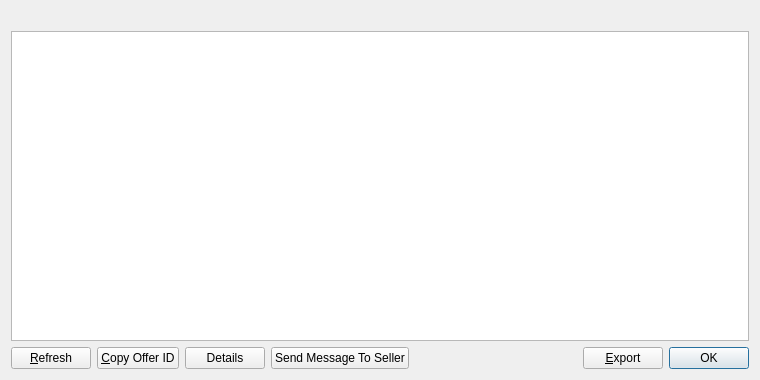
<?xml version="1.0" encoding="UTF-8"?>
<ui version="4.0">
 <class>AcceptedOfferListPage</class>
 <widget class="QWidget" name="AcceptedOfferListPage">
  <property name="geometry">
   <rect>
    <x>0</x>
    <y>0</y>
    <width>760</width>
    <height>380</height>
   </rect>
  </property>
  <property name="windowTitle">
   <string>Accepted Offers</string>
  </property>
  <layout class="QVBoxLayout" name="verticalLayout">
   <item>
    <widget class="QLabel" name="labelExplanation">
     <property name="textFormat">
      <enum>Qt::PlainText</enum>
     </property>
     <property name="wordWrap">
      <bool>true</bool>
     </property>
    </widget>
   </item>
   <item>
    <widget class="QTableView" name="tableView">
     <property name="contextMenuPolicy">
      <enum>Qt::CustomContextMenu</enum>
     </property>
     <property name="toolTip">
      <string/>
     </property>
     <property name="tabKeyNavigation">
      <bool>false</bool>
     </property>
     <property name="alternatingRowColors">
      <bool>true</bool>
     </property>
     <property name="selectionMode">
      <enum>QAbstractItemView::SingleSelection</enum>
     </property>
     <property name="selectionBehavior">
      <enum>QAbstractItemView::SelectRows</enum>
     </property>
     <property name="sortingEnabled">
      <bool>true</bool>
     </property>
     <attribute name="verticalHeaderVisible">
      <bool>false</bool>
     </attribute>
    </widget>
   </item>
   <item>
    <layout class="QHBoxLayout" name="horizontalLayout">
     <item>
      <widget class="QPushButton" name="refreshButton">
       <property name="maximumSize">
        <size>
         <width>16777215</width>
         <height>48</height>
        </size>
       </property>
       <property name="text">
        <string>&amp;Refresh</string>
       </property>
       <property name="icon">
        <iconset resource="../bitcoin.qrc">
         <normaloff>:/icons/refresh</normaloff>:/icons/refresh</iconset>
       </property>
      </widget>
     </item>
     <item>
      <widget class="QPushButton" name="copyOffer">
       <property name="toolTip">
        <string>Copy the currently selected alias to the system clipboard</string>
       </property>
       <property name="text">
        <string>&amp;Copy Offer ID</string>
       </property>
       <property name="icon">
        <iconset resource="../bitcoin.qrc">
         <normaloff>:/icons/editcopy</normaloff>:/icons/editcopy</iconset>
       </property>
      </widget>
     </item>
     <item>
      <widget class="QPushButton" name="detailButton">
       <property name="text">
        <string>Details</string>
       </property>
       <property name="icon">
        <iconset resource="../bitcoin.qrc">
         <normaloff>:/icons/details</normaloff>:/icons/details</iconset>
       </property>
      </widget>
     </item>
     <item>
      <widget class="QPushButton" name="messageButton">
       <property name="text">
        <string>Send Message To Seller</string>
       </property>
       <property name="icon">
        <iconset resource="../bitcoin.qrc">
         <normaloff>:/icons/outmail</normaloff>:/icons/outmail</iconset>
       </property>
      </widget>
     </item>
     <item>
      <spacer name="horizontalSpacer">
       <property name="orientation">
        <enum>Qt::Horizontal</enum>
       </property>
       <property name="sizeHint" stdset="0">
        <size>
         <width>40</width>
         <height>20</height>
        </size>
       </property>
      </spacer>
     </item>
     <item>
      <widget class="QPushButton" name="exportButton">
       <property name="toolTip">
        <string>Export the data in the current tab to a file</string>
       </property>
       <property name="text">
        <string>&amp;Export</string>
       </property>
       <property name="icon">
        <iconset resource="../bitcoin.qrc">
         <normaloff>:/icons/export</normaloff>:/icons/export</iconset>
       </property>
      </widget>
     </item>
     <item>
      <widget class="QDialogButtonBox" name="buttonBox">
       <property name="sizePolicy">
        <sizepolicy hsizetype="Maximum" vsizetype="Fixed">
         <horstretch>0</horstretch>
         <verstretch>0</verstretch>
        </sizepolicy>
       </property>
       <property name="standardButtons">
        <set>QDialogButtonBox::Ok</set>
       </property>
      </widget>
     </item>
    </layout>
   </item>
  </layout>
 </widget>
 <resources>
  <include location="../bitcoin.qrc"/>
 </resources>
 <connections/>
</ui>
